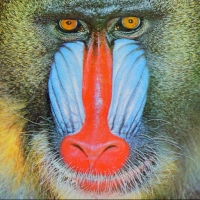
#> input picture baboon.jpg, 200 x 200 px
$ python meanShiftImage.py   (Python 2 division)
#> lines starting #> are read from the running program, lines starting #| are printed output that depends on the picture; after the words box and inside, x2 and y2 are one past the last pixel; in counts of white or black regions, pixels touching at a corner belong together; long printed decimals are rounded
from PIL import Image
import numpy as np
from sklearn.cluster import MeanShift, estimate_bandwidth, DBSCAN
from time import time
import matplotlib.pyplot as plt
import numpy as np
import scipy as sp
from skimage.morphology import closing


im = Image.open('baboon.jpg', 'r')
#> im is the input picture: PIL image 200x200 RGB; mean R, G, B 136.9, 128.4, 112.6
im = np.array(im)

plt.imshow(im)


length, height = len(im), len(im[0])
#> length = 200; height = 200
flat_image=np.reshape(im, [-1, 3])


bandwidth = estimate_bandwidth(flat_image, quantile=.2, n_samples=100)
#> bandwidth = 61.69
print bandwidth
#| 61.692
ms = MeanShift(bandwidth=50, bin_seeding=True, min_bin_freq = 100)

start =time()
ms.fit(flat_image)
print time()- start
labels = ms.labels_

cluster_centers = ms.cluster_centers_

labels_unique = np.unique(labels)
n_clusters_ = len(labels_unique)
print("number of estimated clusters : %d" % n_clusters_)

imgarray = np.reshape(labels, [length, height])
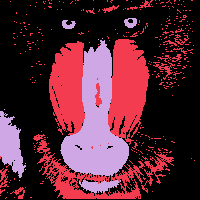
#> imgarray: shape (200, 200) int64; 3 distinct labels, from 0 to 2; one colour per label, 0 black

#######
layer = 2

region =  (layer==imgarray)
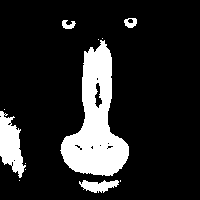
#> region: shape (200, 200) bool; 15.4% white; 12 white regions (7 under 20 px), largest, box (x1, y1, x2, y2) and area: (60, 40, 129, 176) 4660, (0, 111, 26, 178) 1003, (79, 180, 119, 193) 322, (124, 18, 137, 28) 88, (62, 20, 76, 29) 81
nregion = ~ region

shift = -1
edgex1 = (region ^ np.roll(nregion,shift=shift,axis=0))
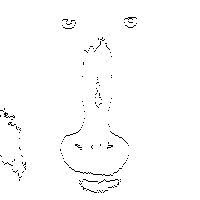
#> edgex1: shape (200, 200) bool; 98.8% white; black in thin lines or dots, all inside (x1, y1, x2, y2) = (0, 17, 137, 193)
edgey1 = (region ^ np.roll(nregion,shift=shift,axis=1))
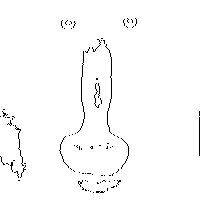
#> edgey1: shape (200, 200) bool; 98.3% white; black in thin lines or dots, all inside (x1, y1, x2, y2) = (0, 18, 200, 193)
#> `# plt.axis('off')`:
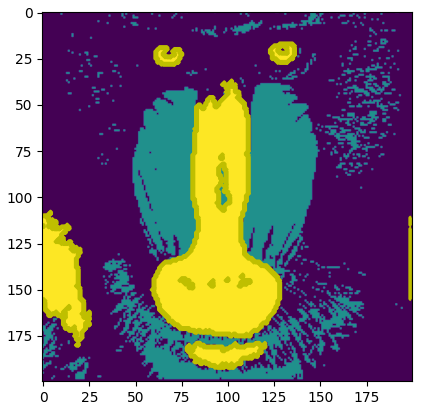
#> figure drawn by matplotlib, 1 panel

plt.imshow(imgarray)

plt.contour(edgex1,2,colors='y',lw=2.)
plt.contour(edgey1,2,colors='y',lw=2.)
plt.imshow(imgarray)


# [18 lines of commented-out code are left out]
